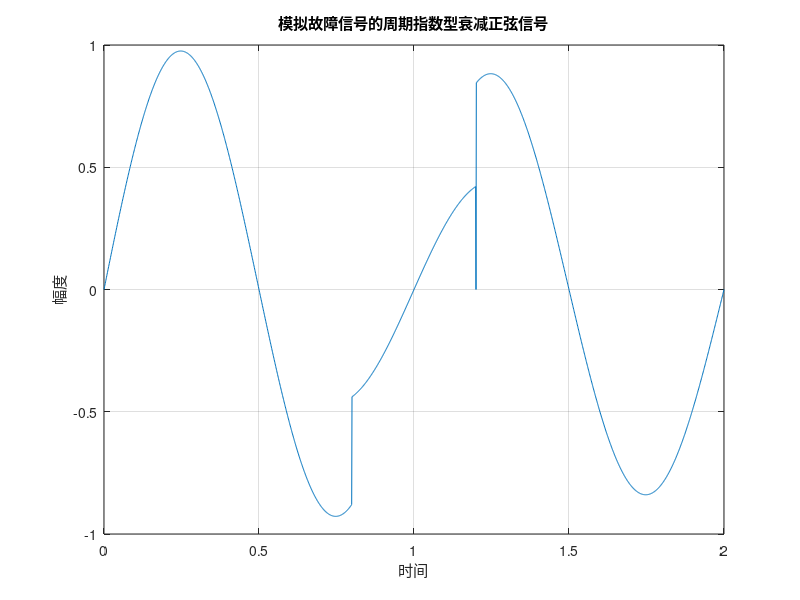

This figure's MATLAB source:
A = 1;          % 振幅
f = 1;          % 频率（周期）
alpha = 0.1;    % 衰减系数
T = 2;          % 信号总时间
fs = 1000;      % 采样频率
num_periods = 5; % 生成的周期数

% 生成时间向量
t = 0:1/fs:T;

% 生成周期指数型衰减正弦信号
x = zeros(1, numel(t));
period_length = numel(t) / num_periods;

% 模拟故障：在第三个周期内引入衰减
fault_period = 3;

for i = 1:num_periods
    period_start = (i - 1) * period_length + 1;
    period_end = i * period_length;
    
    if i == fault_period
        % 在故障周期内引入额外的衰减
        x(period_start:period_end) = A * exp(-alpha * t(period_start:period_end)) .* sin(2 * pi * f * t(period_start:period_end)) * 0.5;
    else
        x(period_start:period_end) = A * exp(-alpha * t(period_start:period_end)) .* sin(2 * pi * f * t(period_start:period_end));
    end
end

% 绘制信号
plot(t, x);
title('模拟故障信号的周期指数型衰减正弦信号');
xlabel('时间');
ylabel('幅度');
grid on;